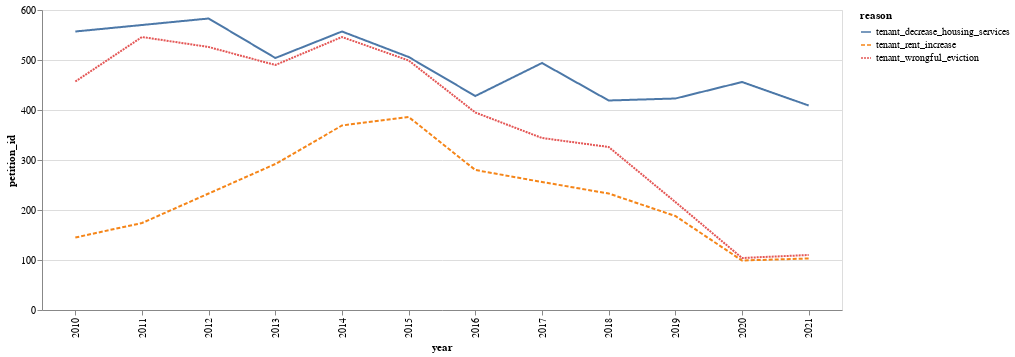

The notebook cell this image was saved under:
### Code cell
source = most_pop_by_year


alt.Chart(most_pop_by_year).mark_line().encode(
    x='year:O',
    y='petition_id',
    color='reason',
    strokeDash='reason'
).properties(
    width=800,
    height=300
)

### Figure 1 — Vega-Lite specification as saved in the notebook (floating-point values rounded to 4 significant figures)
{"config": {"view": {"continuousWidth": 400, "continuousHeight": 300}}, "data": {"name": "data-eda11f8c0a1ad66f7888f53e6ee47282"}, "mark": "line", "encoding": {"color": {"field": "reason", "type": "nominal"}, "strokeDash": {"field": "reason", "type": "nominal"}, "x": {"field": "year", "type": "ordinal"}, "y": {"field": "petition_id", "type": "quantitative"}}, "height": 300, "width": 800, "$schema": "https://vega.github.io/schema/vega-lite/v4.17.0.json", "datasets": {"data-eda11f8c0a1ad66f7888f53e6ee47282": [{"reason": "tenant_decrease_housing_services", "year": 2010, "petition_id": 557}, {"reason": "tenant_decrease_housing_services", "year": 2011, "petition_id": 570}, {"reason": "tenant_decrease_housing_services", "year": 2012, "petition_id": 583}, {"reason": "tenant_decrease_housing_services", "year": 2013, "petition_id": 504}, {"reason": "tenant_decrease_housing_services", "year": 2014, "petition_id": 557}, {"reason": "tenant_decrease_housing_services", "year": 2015, "petition_id": 506}, {"reason": "tenant_decrease_housing_services", "year": 2016, "petition_id": 428}, {"reason": "tenant_decrease_housing_services", "year": 2017, "petition_id": 494}, {"reason": "tenant_decrease_housing_services", "year": 2018, "petition_id": 419}, {"reason": "tenant_decrease_housing_services", "year": 2019, "petition_id": 423}, {"reason": "tenant_decrease_housing_services", "year": 2020, "petition_id": 456}, {"reason": "tenant_decrease_housing_services", "year": 2021, "petition_id": 409}, {"reason": "tenant_rent_increase", "year": 2010, "petition_id": 145}, {"reason": "tenant_rent_increase", "year": 2011, "petition_id": 174}, {"reason": "tenant_rent_increase", "year": 2012, "petition_id": 233}, {"reason": "tenant_rent_increase", "year": 2013, "petition_id": 292}, {"reason": "tenant_rent_increase", "year": 2014, "petition_id": 369}, {"reason": "tenant_rent_increase", "year": 2015, "petition_id": 386}, {"reason": "tenant_rent_increase", "year": 2016, "petition_id": 280}, {"reason": "tenant_rent_increase", "year": 2017, "petition_id": 256}, {"reason": "tenant_rent_increase", "year": 2018, "petition_id": 233}, {"reason": "tenant_rent_increase", "year": 2019, "petition_id": 188}, {"reason": "tenant_rent_increase", "year": 2020, "petition_id": 99}, {"reason": "tenant_rent_increase", "year": 2021, "petition_id": 103}, {"reason": "tenant_wrongful_eviction", "year": 2010, "petition_id": 457}, {"reason": "tenant_wrongful_eviction", "year": 2011, "petition_id": 546}, {"reason": "tenant_wrongful_eviction", "year": 2012, "petition_id": 526}, {"reason": "tenant_wrongful_eviction", "year": 2013, "petition_id": 490}, {"reason": "tenant_wrongful_eviction", "year": 2014, "petition_id": 546}, {"reason": "tenant_wrongful_eviction", "year": 2015, "petition_id": 499}, {"reason": "tenant_wrongful_eviction", "year": 2016, "petition_id": 395}, {"reason": "tenant_wrongful_eviction", "year": 2017, "petition_id": 344}, {"reason": "tenant_wrongful_eviction", "year": 2018, "petition_id": 326}, {"reason": "tenant_wrongful_eviction", "year": 2019, "petition_id": 216}, {"reason": "tenant_wrongful_eviction", "year": 2020, "petition_id": 104}, {"reason": "tenant_wrongful_eviction", "year": 2021, "petition_id": 110}]}}
